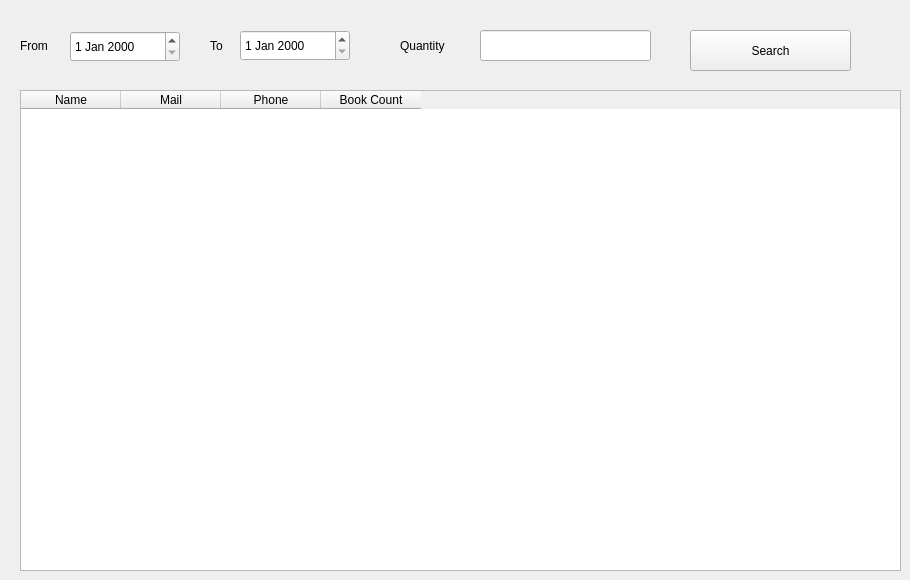
      <widget class="QWidget" name="tab_19">
       <attribute name="title">
        <string>Client Reports</string>
       </attribute>
       <widget class="QDateEdit" name="dateEdit_3">
        <property name="geometry">
         <rect>
          <x>70</x>
          <y>31</y>
          <width>110</width>
          <height>31</height>
         </rect>
        </property>
       </widget>
       <widget class="QTableWidget" name="tableWidget_6">
        <property name="geometry">
         <rect>
          <x>20</x>
          <y>90</y>
          <width>881</width>
          <height>481</height>
         </rect>
        </property>
        <column>
         <property name="text">
          <string>Name</string>
         </property>
        </column>
        <column>
         <property name="text">
          <string>Mail</string>
         </property>
        </column>
        <column>
         <property name="text">
          <string>Phone</string>
         </property>
        </column>
        <column>
         <property name="text">
          <string>Book Count</string>
         </property>
        </column>
       </widget>
       <widget class="QLineEdit" name="lineEdit_30">
        <property name="geometry">
         <rect>
          <x>480</x>
          <y>30</y>
          <width>171</width>
          <height>31</height>
         </rect>
        </property>
       </widget>
       <widget class="QLabel" name="label_30">
        <property name="geometry">
         <rect>
          <x>210</x>
          <y>30</y>
          <width>21</width>
          <height>31</height>
         </rect>
        </property>
        <property name="text">
         <string>To</string>
        </property>
       </widget>
       <widget class="QPushButton" name="pushButton_25">
        <property name="geometry">
         <rect>
          <x>690</x>
          <y>30</y>
          <width>161</width>
          <height>41</height>
         </rect>
        </property>
        <property name="text">
         <string>Search</string>
        </property>
       </widget>
       <widget class="QLabel" name="label_31">
        <property name="geometry">
         <rect>
          <x>20</x>
          <y>30</y>
          <width>41</width>
          <height>31</height>
         </rect>
        </property>
        <property name="text">
         <string>From</string>
        </property>
       </widget>
       <widget class="QDateEdit" name="dateEdit_4">
        <property name="geometry">
         <rect>
          <x>240</x>
          <y>30</y>
          <width>110</width>
          <height>31</height>
         </rect>
        </property>
       </widget>
       <widget class="QLabel" name="label_32">
        <property name="geometry">
         <rect>
          <x>400</x>
          <y>30</y>
          <width>71</width>
          <height>31</height>
         </rect>
        </property>
        <property name="text">
         <string>Quantity</string>
        </property>
       </widget>
      </widget>
